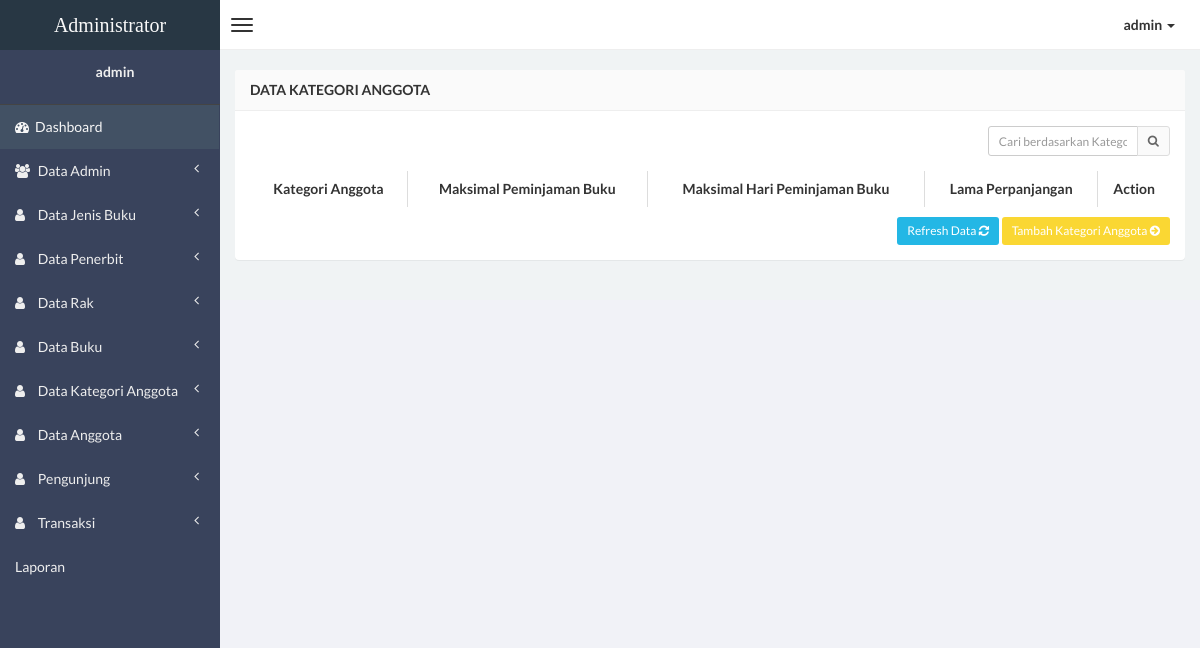
Page /admin/kategori-anggota.php (signed in) on the earlier database version.
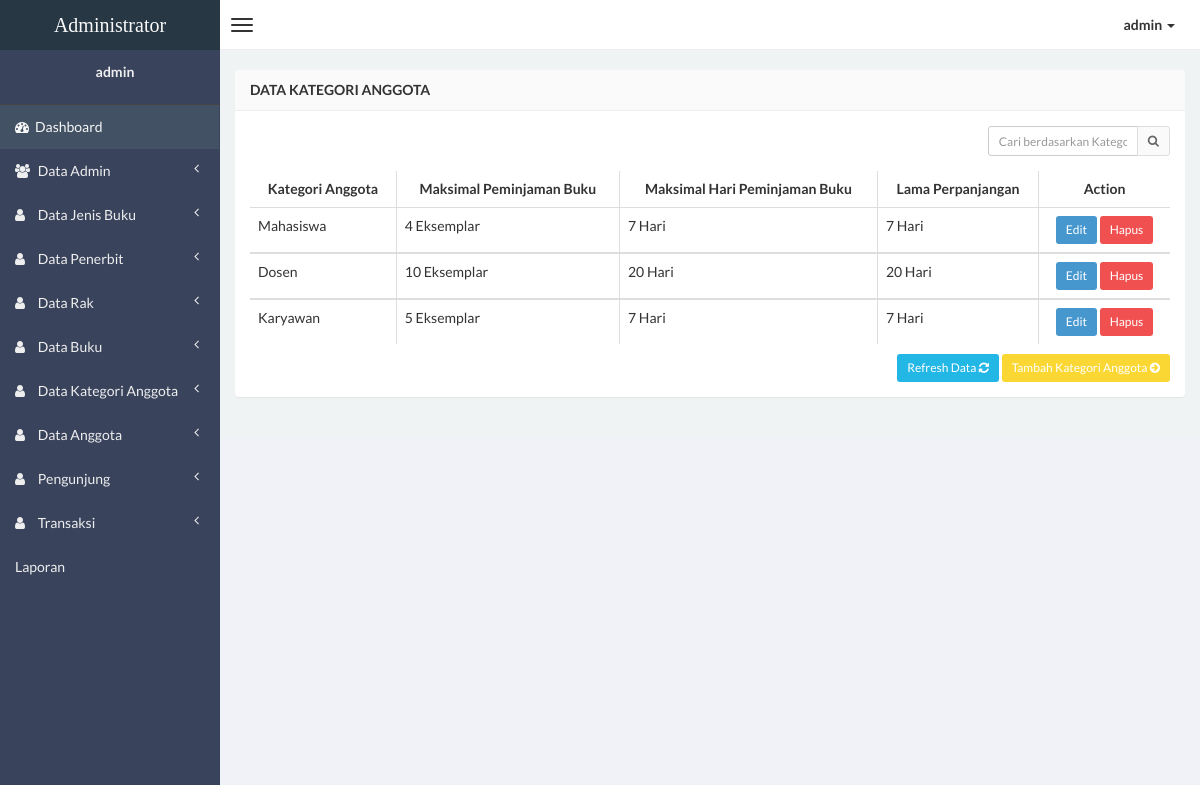
Same page on the later database version.
### tables this page shows
CREATE TABLE IF NOT EXISTS `tbl_kategori_anggota` (
  `id_kategori_anggota` varchar(11) NOT NULL,
  `kategori_anggota` varchar(20) NOT NULL,
  `max_buku_pinjam` int(11) NOT NULL,
  `max_hari_pinjam` int(11) NOT NULL,
  `perpanjangan` int(10) NOT NULL
);

### admin/kategori-anggota.php (the view, shortened to what this page needs)
<?php
if (empty($_SESSION['username'])){
	header('location:../index.php');
} else {
?>
<!DOCTYPE html>
<html>
<head>
    <link href="css/bootstrap.min.css" rel="stylesheet" type="text/css" />
    <link href="css/font-awesome.min.css" rel="stylesheet" type="text/css" />
    <link href="css/ionicons.min.css" rel="stylesheet" type="text/css" />
    <link href="css/morris/morris.css" rel="stylesheet" type="text/css" />
    <link href="css/jvectormap/jquery-jvectormap-1.2.2.css" rel="stylesheet" type="text/css" />
    <link href="css/datepicker/datepicker3.css" rel="stylesheet" type="text/css" />
    <link href="css/daterangepicker/daterangepicker-bs3.css" rel="stylesheet" type="text/css" />
    <link href="css/iCheck/all.css" rel="stylesheet" type="text/css" />
    <link href="css/style.css" rel="stylesheet" type="text/css" />
      </head>
      <body class="skin-black">
        <header class="header">
            <a href="dashboard.php" class="logo">
                Administrator
            </a>
            <nav class="navbar navbar-static-top" role="navigation">
                <a href="#" class="navbar-btn sidebar-toggle" data-toggle="offcanvas" role="button">
                    <span class="icon-bar"></span>
                    <span class="icon-bar"></span>
                    <span class="icon-bar"></span>
                </a>
                <div class="navbar-right">
                    <ul class="nav navbar-nav">
                        <li class="dropdown user user-menu">
                            <a href="#" class="dropdown-toggle" data-toggle="dropdown">
                                <span><?php echo $_SESSION['username']; ?> <i class="caret"></i></span>
                            </a>
                                </li>
                            </ul>
                        </div>
                    </nav>
                </header>
<?php } ?>
                <div class="wrapper row-offcanvas row-offcanvas-left">
                    <aside class="left-side sidebar-offcanvas">
                        <section class="sidebar">
                            <div class="user-panel">
                                <div class="info">
                                    <center><p><?php echo $_SESSION['username']; ?></p></center>
                                </div>
                            </div>
                            <?php include "menu.php"; ?>
                        </section>
                    </aside>
                    <aside class="right-side">
                <section class="content">
                    <div class="row">
                        <div class="col-xs-12">
                            <div class="panel">
                                <header class="panel-heading">
                                    <b>Data Kategori Anggota</b>
                                </header>
                                <div class="panel-body table-responsive">
                                    <div class="box-tools m-b-15">
                                    <form action="kategori-anggota.php" method="POST">
                                        <div class="input-group">
                                        <input type='text' class="form-control input-sm pull-right" style="width: 150px;"  name='qcari' placeholder='Cari berdasarkan Kategori Anggota' required />
                                            <div class="input-group-btn">
                                                <button class="btn btn-sm btn-default" type="submit"><i class="fa fa-search"></i></button>
                                            </div>
                                        </div>
                                    </form>
                                    </div>
                                    <?php
                    $query1="select * from tbl_kategori_anggota";
                    $tampil=mysql_query($query1) or die(mysql_error());
                    ?>
                                    <table id="example" class="table table-hover table-bordered">
                  <thead>
                      <tr>
                        <th><center>Kategori Anggota </center></th>
                        <th><center>Maksimal Peminjaman Buku </center></th>
                        <th><center>Maksimal Hari Peminjaman Buku </center></th>
                        <th><center>Lama Perpanjangan </center></th>
						<th><center>Action </center></th>
                      </tr>
                  </thead>
                     <?php while($data=mysql_fetch_array($tampil))
                    { ?>
                    <tbody>
                    <tr>
                    <td><?php echo $data['kategori_anggota'];?></td>
                    <td><?php echo $data['max_buku_pinjam'].' Eksemplar ';?></td>
                    <td><?php echo $data['max_hari_pinjam'].' Hari';?></td>
                    <td><?php echo $data['perpanjangan'].' Hari';?></td>
                    <td><center><div id="thanks"><a class="btn btn-sm btn-primary" data-placement="bottom" data-toggle="tooltip" title="Edit kategori Anggota" href="kategori-anggota-edit.php?hal=edit&kd=<?php echo $data['id_kategori_anggota'];?>">Edit</a>
                    <a onclick="return confirm ('Yakin hapus <?php echo $data['kategori_anggota'];?>.?');" class="btn btn-sm btn-danger tooltips" data-placement="bottom" data-toggle="tooltip" title="Hapus kategori Anggota" href="kategori-anggota-hapus.php?hal=hapus&kd=<?php echo $data['id_kategori_anggota'];?>">Hapus</a></center></td></tr></div>
                 <?php
              }
              ?>
                   </table>
                <div class="text-right" style="margin-top: 10px;">
                 <a href="kategori-anggota.php" class="btn btn-sm btn-info">Refresh Data <i class="fa fa-refresh"></i></a> <a href="kategori-anggota-input.php" class="btn btn-sm btn-warning">Tambah Kategori Anggota <i class="fa fa-arrow-circle-right"></i></a>
                </div>
                                </div>
                            </div>
                        </div>
                    </div>
                </section>
				<br></br>
				<br></br>
				<br></br>
				<br></br>
				<br></br>
				<br></br>
				<br></br>
				<br></br>
            </aside>
        </div>
</body>
</html>

### admin/menu.php (shortened to what this page needs)
<ul class="sidebar-menu">
  <li class="active">
    <a href="dashboard.php">
        <i class="fa fa-dashboard"></i><span>Dashboard</span>
    </a>
  </li>
  <li class="treeview">
    <a href="">
        <i class="fa fa-users"></i>
        <span>Data Admin</span>
        <i class="fa fa-angle-left pull-right"></i>
    </a>
  </li>
  <li class="treeview">
    <a href="">
        <i class="fa fa-user"></i>
        <span>Data Jenis Buku</span>
        <i class="fa fa-angle-left pull-right"></i>
    </a>
  </li>
  <li class="treeview">
    <a href="">
      <i class="fa fa-user"></i>
      <span>Data Penerbit</span>
      <i class="fa fa-angle-left pull-right"></i>
    </a>
  </li>
                                <li class="treeview">
                                  <a href="">
                                      <i class="fa fa-user"></i>
                                      <span>Data Rak</span>
                                      <i class="fa fa-angle-left pull-right"></i>
                                  </a>
                                  </li>
                                <li class="treeview">
                                <a href="">
                                    <i class="fa fa-user"></i>
                                    <span>Data Buku</span>
                                    <i class="fa fa-angle-left pull-right"></i>
                                </a>
                                </li>
								<li class="treeview">
                                <a href="">
                                    <i class="fa fa-user"></i>
                                    <span>Data Kategori Anggota</span>
                                    <i class="fa fa-angle-left pull-right"></i>
                                </a>
                                </li>
                                <li class="treeview">
                                <a href="">
                                    <i class="fa fa-user"></i>
                                    <span>Data Anggota</span>
                                    <i class="fa fa-angle-left pull-right"></i>
                                </a>
                                </li>
								<li class="treeview">
                                <a href="">
                                    <i class="fa fa-user"></i>
                                    <span>Pengunjung</span>
                                    <i class="fa fa-angle-left pull-right"></i>
                                </a>
                                </li>
								<li class="treeview">
                                <a href="">
                                    <i class="fa fa-user"></i>
                                    <span>Transaksi</span>
                                    <i class="fa fa-angle-left pull-right"></i>
                                </a>
                                </li>
								<li class="treeview">
                                <a href="">
                                    <span>Laporan</span>
                                </a>
                                </li>
                            </ul>

Differences in the rows shown:
added tbl_kategori_anggota: kategori_anggota "Mahasiswa", max_buku_pinjam "4", max_hari_pinjam "7", perpanjangan "7"
added tbl_kategori_anggota: kategori_anggota "Dosen", max_buku_pinjam "10", max_hari_pinjam "20", perpanjangan "20"
added tbl_kategori_anggota: kategori_anggota "Karyawan", max_buku_pinjam "5", max_hari_pinjam "7", perpanjangan "7"
